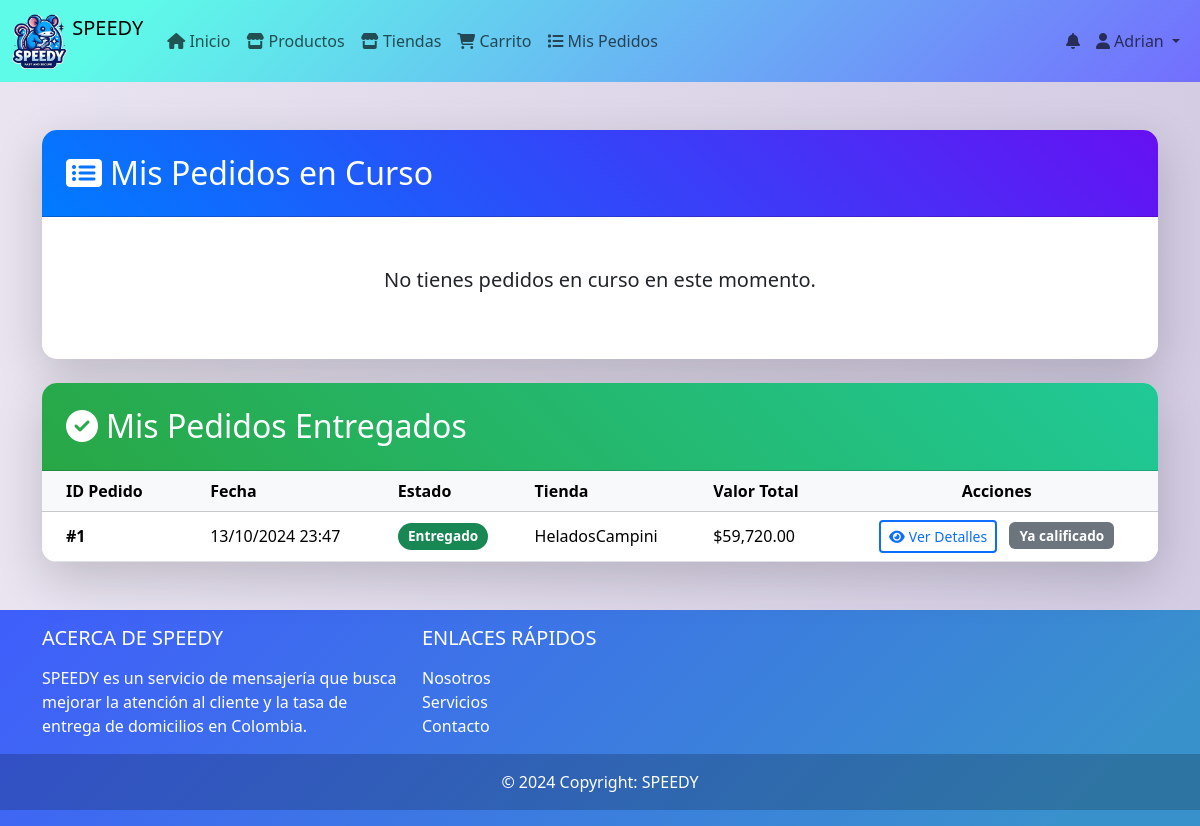
The page /index.php?controlador=pedidos&accion=verPedidos (signed in) on the database its author committed.
### tables this page shows
CREATE TABLE IF NOT EXISTS `pedido` (
  `id` int NOT NULL AUTO_INCREMENT,
  `id_usuario` int NOT NULL,
  `fecha_hora_pedido` timestamp NULL DEFAULT CURRENT_TIMESTAMP,
  `estado` enum('pendiente','aceptado','en_preparacion','listo_para_entrega','en_camino','entregado','cancelado') NOT NULL DEFAULT 'pendiente',
  `valor_pedido` decimal(10,2) NOT NULL,
  `direccion_entrega` varchar(255) DEFAULT NULL,
  `id_domiciliario` int DEFAULT NULL,
  `comentarios` text,
  `fecha_entrega` timestamp NULL DEFAULT NULL,
  `calificacion` decimal(3,2) DEFAULT NULL,
  `fecha_hora_entrega` timestamp NULL DEFAULT NULL,
  PRIMARY KEY (`id`),
  KEY `id_usuario` (`id_usuario`),
  KEY `id_domiciliario` (`id_domiciliario`)
);

### controladores/controlador_Pedidos.php (called while the page is built, shortened)
<?php
require_once 'modelos/Pedidos.php';
class ControladorPedidos {
    private $modeloPedidos;
    public function __construct() {
        $this->modeloPedidos = new Pedidos();
    }
    public function verPedidos() {
        $idUsuario = $_SESSION['usuario']['id'];
        $pedidos = $this->modeloPedidos->obtenerTodosPedidosUsuario($idUsuario);
        $pedidosEntregados = array_filter($pedidos, function($pedido) {
            return $pedido['estado'] == 'entregado';
        });
        $pedidosEnCurso = array_filter($pedidos, function($pedido) {
            return $pedido['estado'] != 'entregado';
        });
        $ordenarPorFecha = function($a, $b) {
            return strtotime($b['fecha_hora_pedido']) - strtotime($a['fecha_hora_pedido']);
        };
        usort($pedidosEntregados, $ordenarPorFecha);
        usort($pedidosEnCurso, $ordenarPorFecha);
        require_once 'vista/paginas/Pedidos/ListaPedidos.php';
    }
}

### index.php (called while the page is built, shortened)
<?php
include_once "conexion.php";
include_once("./vista/plantilla.php");
?>

### modelos/Pedidos.php (called while the page is built, shortened)
<?php
require_once './conexion.php';
class Pedidos {
    private $db;
    public function __construct() {
        $this->db = baseDatos::crearInstancia();
    }
    public function obtenerTodosPedidosUsuario($idUsuario) {
        $sql = "SELECT DISTINCT p.*, t.nombre as nombre_tienda
                FROM pedido p
                JOIN detalle_pedido dp ON p.id = dp.id_pedido
                JOIN productos pr ON dp.id_producto = pr.id
                JOIN tienda t ON pr.id_tienda = t.id
                WHERE p.id_usuario = :idUsuario
                ORDER BY p.fecha_hora_pedido DESC";
        $stmt = $this->db->prepare($sql);
        $stmt->bindParam(':idUsuario', $idUsuario, PDO::PARAM_INT);
        $stmt->execute();
        return $stmt->fetchAll(PDO::FETCH_ASSOC);
    }
}
?>

### conexion.php (called while the page is built)
<?php
class baseDatos{
    public static $instancia=NULL;
    public static function crearInstancia() {
            if(!isset(self::$instancia)){
                $opcionesPDO[PDO::ATTR_ERRMODE] =PDO::ERRMODE_EXCEPTION;
                self::$instancia =new PDO ('mysql:host=localhost;dbname=bdspeedy','root','12345',$opcionesPDO);
            }
            return self ::$instancia;
        }
    }
?>

### vista/paginas/Pedidos/ListaPedidos.php (the view, shortened to what this page needs)
<?php
function mostrarTablaPedidos($pedidos, $mostrarCalificacion = false) {
    ?>
    <div class="table-responsive">
        <table class="table table-hover mb-0">
            <thead class="table-light">
                <tr>
                    <th class="px-4">ID Pedido</th>
                    <th>Fecha</th>
                    <th>Estado</th>
                    <th>Tienda</th>
                    <th>Valor Total</th>
                    <th class="text-center">Acciones</th>
                </tr>
            </thead>
            <tbody>
                <?php foreach ($pedidos as $pedido): ?>
                    <tr>
                        <td class="px-4"><strong>#<?php echo htmlspecialchars($pedido['id']); ?></strong></td>
                        <td><?php echo date('d/m/Y H:i', strtotime($pedido['fecha_hora_pedido'])); ?></td>
                        <td>
                            <span class="badge rounded-pill bg-<?php echo getStatusColor($pedido['estado']); ?>">
                                <?php echo ucfirst(htmlspecialchars($pedido['estado'])); ?>
                            </span>
                        </td>
                        <td><?php echo htmlspecialchars($pedido['nombre_tienda']); ?></td>
                        <td>$<?php echo number_format($pedido['valor_pedido'], 2); ?></td>
                        <td class="text-center">
                            <a href="<?php echo S_URL_PED ?>ver_detalle_pedido&id=<?php echo $pedido['id']; ?>" class="btn btn-outline-primary btn-sm">
                                <i class="fas fa-eye me-1"></i>Ver Detalles
                            </a>
                            <?php if ($mostrarCalificacion && $pedido['estado'] == 'entregado' && !$pedido['ya_calificado']): ?>
                                <a href="<?php echo S_URL_PED ?>calificarPedido&id=<?php echo $pedido['id']; ?>" class="btn btn-outline-success btn-sm ms-2">
                                    <i class="fas fa-star me-1"></i>Calificar
                                </a>
                            <?php elseif ($pedido['ya_calificado']): ?>
                                <span class="badge bg-secondary ms-2">Ya calificado</span>
                            <?php endif; ?>
                        </td>
                    </tr>
                <?php endforeach; ?>
            </tbody>
        </table>
    </div>
    <?php
}
function getStatusColor($status) {
    switch (strtolower($status)) {
        case 'entregado':
            return 'success';
    }
}
?>
<div class="container mt-5">
    <div class="card shadow-lg border-0 rounded-lg mb-4">
        <div class="card-header bg-gradient-primary text-white">
            <h2 class="mb-0"><i class="fas fa-list-alt me-2"></i>Mis Pedidos en Curso</h2>
        </div>
        <div class="card-body p-0">
            <?php if (empty($pedidosEnCurso)): ?>
                <div class="text-center py-5">
                    <p class="lead">No tienes pedidos en curso en este momento.</p>
                </div>
            <?php else: ?>
                <?php mostrarTablaPedidos($pedidosEnCurso); ?>
            <?php endif; ?>
        </div>
    </div>
    <div class="card shadow-lg border-0 rounded-lg">
        <div class="card-header bg-gradient-success text-white">
            <h2 class="mb-0"><i class="fas fa-check-circle me-2"></i>Mis Pedidos Entregados</h2>
        </div>
        <div class="card-body p-0">
            <?php if (empty($pedidosEntregados)): ?>
                <div class="text-center py-5">
                    <p class="lead">No tienes pedidos entregados para calificar en este momento.</p>
                </div>
            <?php else: ?>
                <?php mostrarTablaPedidos($pedidosEntregados, true); ?>
            <?php endif; ?>
        </div>
    </div>
</div>

### vista/recursos/css/estilos.css (style rules this page uses)
body { background: #D3CCE3; background: -webkit-linear-gradient(to right, #E9E4F0, #D3CCE3); background: linear-gradient(to right, #E9E4F0, #D3CCE3); margin: 0; }

### vista/paginas/Pedidos/ListaPedidos.php (style rules this page uses)
.card { border: none; border-radius: 15px; overflow: hidden; }
.card-header { padding: 1.5rem; }
.bg-gradient-primary { background: linear-gradient(45deg, #007bff, #6610f2); }
.bg-gradient-success { background: linear-gradient(45deg, #28a745, #20c997); }
.table th, .table td { vertical-align: middle; }
.badge { font-size: 0.85em; padding: 0.5em 0.75em; }
.btn-outline-primary, .btn-outline-success { border-width: 2px; }

### rows shown on the page
pedido: id "1", fecha_hora_pedido "13/10/2024 23:47", estado "Entregado", nombre_tienda "HeladosCampini", valor_pedido "59,720.00", shows "Ya calificado"

### other values the page prints
$_SESSION["usuario"]['nombre'] "Adrian"
